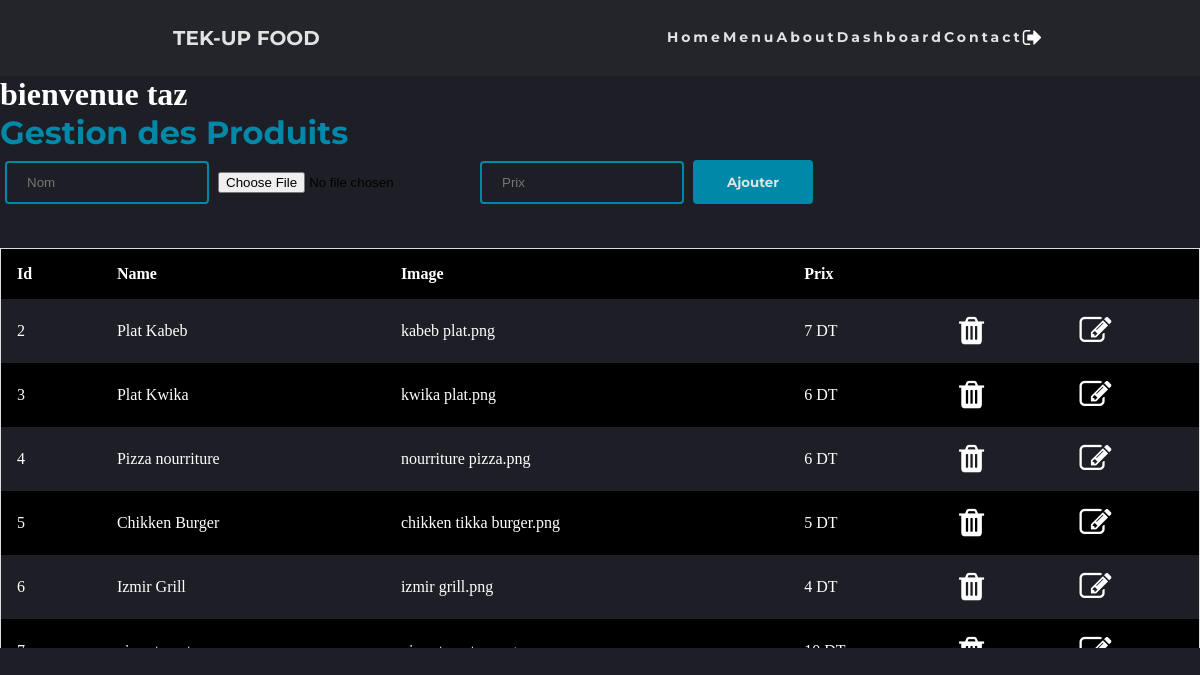
The page /part_success.php (signed in) on the database its author committed.
### tables this page shows
CREATE TABLE `produit` (
  `id` int(11) NOT NULL,
  `nom` varchar(30) NOT NULL,
  `image` varchar(255) NOT NULL,
  `prix` int(11) NOT NULL
);

### controlleur-produit.php (called while the page is built, shortened)
<?php
require_once "model-produit.php";
$produit = (object)['id' => -1 ,'nom' => '','image' => '','prix' => ''];
 $produits= getAllProduit();
?>

### model-produit.php (called while the page is built, shortened)
<?php
$pdo = new PDO("mysql:host=localhost;dbname=food","root","");
function getAllProduit()
{
    global $pdo;
    $sql ="SELECT * FROM produit ";
    $stmt = $pdo->prepare($sql);
     $stmt->execute();
    return $stmt->fetchAll(PDO::FETCH_OBJ);
}
?>

### part_success.php (the view, shortened to what this page needs)
<?php
require_once "controlleur-produit.php";
            ?>
           <html>
    <head>
        <link rel="stylesheet" type="text/css" href="./css/style.css">
        <link rel="stylesheet" type="text/css" href="./fonts/font-awesome/css/font-awesome.css">
    </head>
    <body class="blackdiv" >
    <header>
<nav>
<div class="logo">
    <h4 class="titre">TEK-UP FOOD </h4>
</div>
<ul class="nav_links">
<li><a href="index.php">Home</a></li>
<li><a href="">Menu</a></li>
<li><a href="index.php">About</a></li>
<li><a href="part_success.php">Dashboard</a></li>
<li><a href="index.php">Contact</a></li>
<li><a href='deconnexion.php'><h1 class="symbol1"><i class="fa fa-sign-out" aria-hidden="true"></i><h1></a></li>
</ul>
</nav>
</header>
        <div >
            <?php
            echo '<h1 style="color:white" >'."bienvenue  ".$_SESSION["username"].'</h1>';
            ?>
            </div>
<h1 class="tit">Gestion des Produits</h1>
            <form method="get" action="#">
  <input type="text"  name="nom"class="input1" placeholder="Nom" value="<?= $produit->nom ?>">
  <input type="file" name="image" id="fileToUpload" value="<?= $produit->image ?>">
  <input type="text" name="prix"class="input1"placeholder="Prix" value="<?= $produit->prix ?>">
    <button class="sub">
    <?php if($produit->id ==-1) :?>
    Ajouter
    <?php else :?>
    Modifier
    <?php endif;?>
    </button>
</form><br><br>
<div   class="tab">
<table>
<tr>
<th>Id</th>
<th>Name</th>
<th>Image</th>
<th>Prix</th>
<?php foreach ($produits as $p) : ?>
<tr>
    <td><?= $p->id ?></td>
    <td><?= $p->nom ?></td>
    <td><?= $p->image ?></td>
    <td><?= $p->prix ?> DT</td>
    <td><a href="?action=del&id=<?= $p->id ?>"><h1 class="symbol1" ><i class="fa fa-trash" aria-hidden="true"></i><h1></a></td>
    <td><a href="?action=edit&id=<?= $p->id ?>"><h1 class="symbol1"><i class="fa fa-pencil-square-o" aria-hidden="true"></i></h1></a></td>
    </tr>
<?php endforeach; ?>
</table>
</div>
    </body>
</html>

### css/style.css (style rules this page uses)
* { box-sizing: border-box; margin: 0; padding: 0; }
nav { display: flex; justify-content: space-around; align-items: center; min-height: 8vh; background-color: #24252A; font-family: "Montserrat", sans-serif; }
.logo { color: rgba(226,226,226); text-transform: uppercase; initial-letter: 3px; font-size: 20px; margin-right: 1px; }
.nav_links { display: flex; justify-content: space-around; width: 30% }
.nav_links a { color: rgba(226,226,226); text-decoration: none; letter-spacing: 3px; font-weight: bold; font-size: 14px; }
.nav_links li { list-style: none; }
body { margin: 0px; padding: 0px; }
ul { list-style:none; }
a { text-decoration: none; }
.titre { margin-left: 0px; }

### part_success.php (style rules this page uses)
.blackdiv { background-color: #1e1e26; }
.input1 { width: 17%; padding: 12px 20px; margin: 8px 5px; box-sizing: border-box; border: 2px solid #0088a9; border-radius: 4px; background-color: #1e1e26; color:rgba(226,226,226); }
.sub { width: 10%; padding: 12px 20px; margin: 8px 0; box-sizing: border-box; border: 2px solid #0088a9; border-radius: 4px; background-color: #0088a9; color: rgba(226,226,226); font-weight: bold; font-family: "Montserrat", sans-serif; }
.tit { color: #0088a9; font-family: "Montserrat", sans-serif; text-align: "center"; }
table { border-collapse: collapse; border-spacing: 0; width:100%; border: 1px solid #ddd; background-color: black; color:white; overflow-x:none; }
th, td { text-align: left; padding: 16px; }
tr:nth-child(even) { background-color: #1e1e26; color:white; }
.symbol1 { color: white; }
.tab { overflow-y:auto; height:400px; overflow-x:none; }

### rows shown on the page
produit: id "2", nom "Plat Kabeb", image "kabeb plat.png", prix "7"
produit: id "3", nom "Plat Kwika", image "kwika plat.png", prix "6"
produit: id "4", nom "Pizza nourriture", image "nourriture pizza.png", prix "6"
produit: id "5", nom "Chikken Burger", image "chikken tikka burger.png", prix "5"
produit: id "6", nom "Izmir Grill", image "izmir grill.png", prix "4"

### other values the page prints
$_SESSION["username"] "taz"
